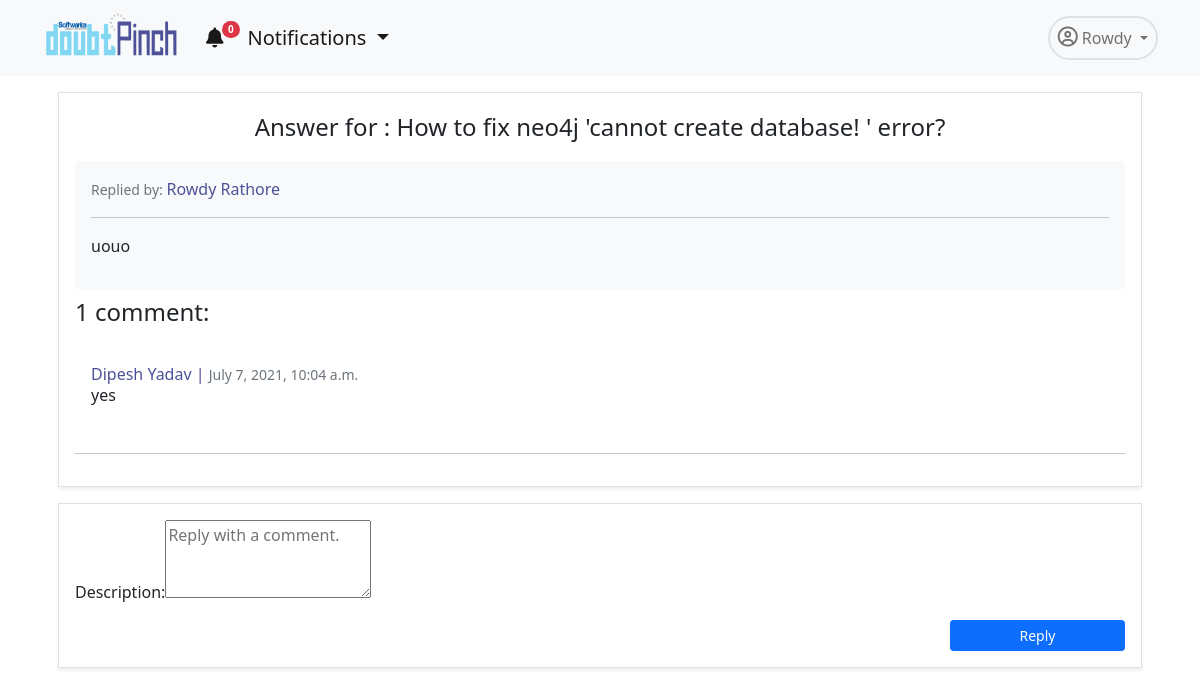
/app/comment/23 (signed in), run on an earlier commit of the app's database.
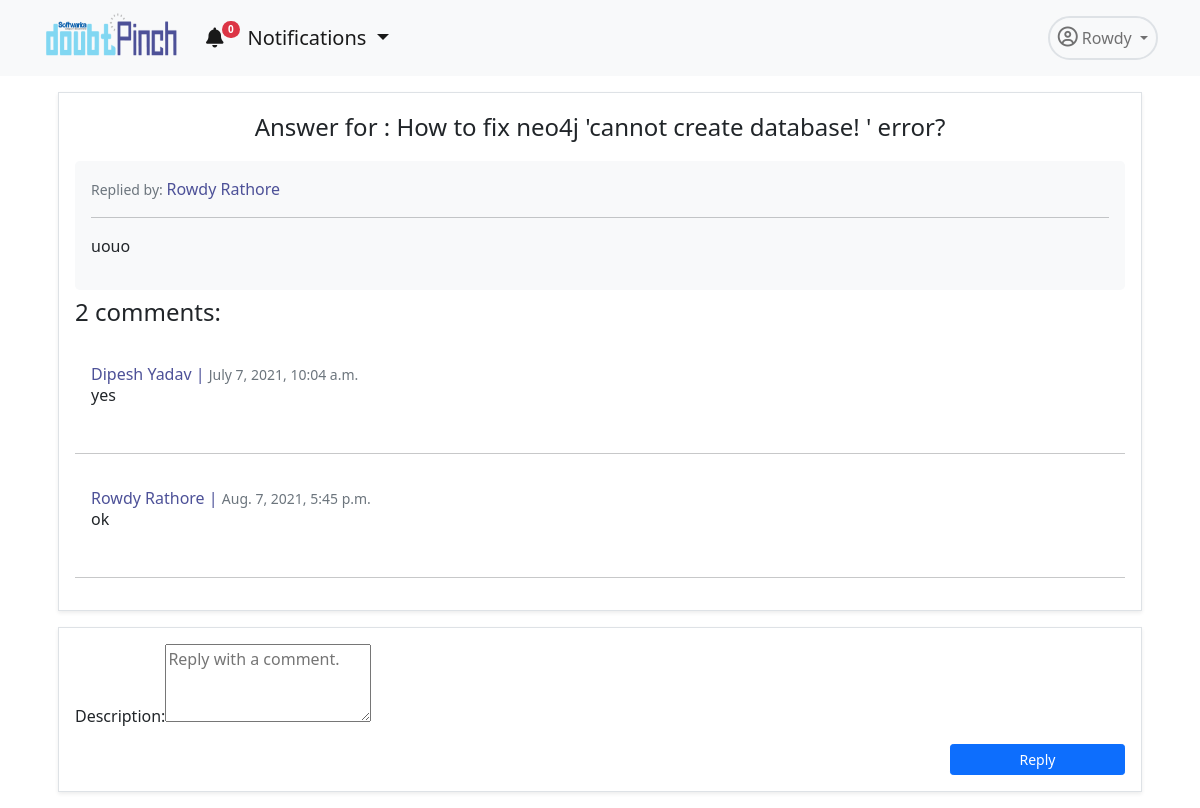
And on a later commit of the database.
### dpapp/models.py (models this page shows, shortened)
class Answer(models.Model):
    user= models.ForeignKey(User, on_delete=models.CASCADE, related_name='answerer')
    doubt=models.ForeignKey(Doubt,on_delete=models.CASCADE)
    description=models.TextField(null=True)
    created_on = models.DateTimeField(default=datetime.now, blank=True)
    updated=models.BooleanField(default=False)

class Comment(models.Model):
    user= models.ForeignKey(User,on_delete=models.CASCADE, related_name='commentor')
    answer=models.ForeignKey(Answer,on_delete=models.CASCADE, null=True)
    description=models.TextField(null=True)
    created_on = models.DateTimeField(default=datetime.now, blank=True)
    updated=models.BooleanField(default=False)

class Doubt(models.Model):
    user= models.ForeignKey(User,on_delete=models.CASCADE)
    title= models.TextField(null=False)
    description=models.TextField(null=True, blank=True)
    created_on = models.DateTimeField(default=datetime.now, blank=True)
    views= models.IntegerField(default=0)
    tags = TaggableManager()
    def __str__(self):
        return self.title

### accounts/models.py (models this page shows, shortened)
class User(AbstractUser):
    username = None#models.CharField(max_length=255, null=True, blank=True)
    email = models.EmailField(
        verbose_name='email address',
        max_length=255,
        unique=True,
    )
    profile_pic= models.ImageField(upload_to='admin_pics', null=True, blank=True)
    email_confirmed = models.BooleanField(default=False) #initially this field is false but will se chan
    is_active = models.BooleanField(default=False)
    is_staff = models.BooleanField(default=False) # a admin user; non super-user
    is_admin = models.BooleanField(default=False)
    is_seller = models.BooleanField(default=False)
    is_customer = models.BooleanField(default=False)
    USERNAME_FIELD = 'email'
    REQUIRED_FIELDS = [] #emaila nd password are required fields and first name and last name is inherited from the user creation model
    object = UserManager()

### dpapp/views.py (the view, shortened to what this page needs)
# urls.py: path('comment/<int:id>',CommentView.as_view(),name='comment'),
class CommentView(TemplateView):
    template_name="dpapp/comments.html"
    def get_context_data(self, **kwargs):
        context = super(CommentView, self).get_context_data(**kwargs)
        answer_id= self.kwargs['id']
        answer= Answer.objects.get(id=answer_id)
        comments= Comment.objects.filter(answer=answer)
        paginator= Paginator(comments,10)
        page = self.request.GET.get('page')
        try:
            comments = paginator.page(page)
        except PageNotAnInteger:
            comments = paginator.page(1)
        except EmptyPage:
            comments = paginator.page(paginator.num_pages)
        context.update({'comments':comments,'answer':answer, 'form':CommentForm, 'page':page})
        return context

### dpapp/blognav.py (called while the page is built)
def navbar(request):
    if not request.user.is_anonymous:
        user=request.user
        notifications = Notification.objects.filter(user=user).order_by('-id')[:5]
        noti_count = Notification.objects.filter(user=user, is_seen=False).count()
        return {'nav_notifications': notifications,'noti_count':noti_count}
    return {'nav_notifications': '0','noti_count':0}

### templates/dpapp/comments.html (shortened to what this page needs)
{% extends 'dpapp/base.html' %}
{% load static %}
{% load bootstrap %}
        {% block navbar%}
        <link rel="stylesheet" href="{% static 'dpapp/css/paginate.css' %}">
        <div class="container">
            <div class=" mt-3 ">
                <div class="col border shadow-sm p-3 mx-3 mb-3">
                    <p class="fw-light fs-4 text-center">Answer for : <b><a class="text-decoration-none text-dark" href="{% url 'dpapp:detail' answer.doubt.id %}">{{answer.doubt}}</a></b></p>
                    <div class="mt-1">
                        <div class="bg-light mt-2 p-3 rounded-3  ">
                            <small class="text-muted">Replied by: <span class="fs-6 text-pinch">{{answer.user.first_name}} {{answer.user.last_name}}</span></small><hr>
                            <p class="h6 text-dark mb-3">{{answer.description|safe}}</p>
                        </div>
                    </div>
                    {% if answer.comment_set.count == 0 %}
                    <p class="fw-light fs-4 text-left mt-1">No comments</p>
                    {% elif answer.comment_set.count == 1 %}
                    <p class="fw-light fs-4 text-left mt-1">{{answer.comment_set.count}} comment:</p>
                    {%else%}
                    <p class="fw-light fs-4 text-left mt-1">{{answer.comment_set.count}} comments:</p>
                    {%endif%}
                    {% for i in comments%}
                    <div class="mt-1">
                        <div class="bg-white p-3 rounded-3  ">
                            <span class="fs-6 text-pinch">{{i.user.first_name}} {{i.user.last_name}} |
                                <small class="text-muted">{{i.created_on}}</small></span>
                            <p class="h6 text-dark mb-3">{{i.description}}</p>
                        </div>
                    </div><hr>
                    {% endfor %}
                </div>
                <div class="mt-3   mx-3 border shadow-sm p-3  mb-3">
                    <form method="post" enctype="multipart/form-data">
                        {{form|bootstrap}}
                        <div class="d-flex justify-content-end mt-3">
                            <button type="submit" class="btn btn-primary btn-sm col-2 fw-light"
                                onclick="return confirm ('You cannot edit the comment once it get published.')">Reply</button>
                        </div>
                    </form>
                </div>
            </div>
        </div>
{% endblock %}

What changed in the data, as far as the page shows it:
computed for Answer "uouo": comment_set.count "1" → "2"
added Comment: user.first_name "Rowdy", user.last_name "Rathore", created_on "Aug. 7, 2021, 5:45 p.m.", description "ok"
Also different on the page:
text no longer shown: "comment:"
text now shown: "comments:"
